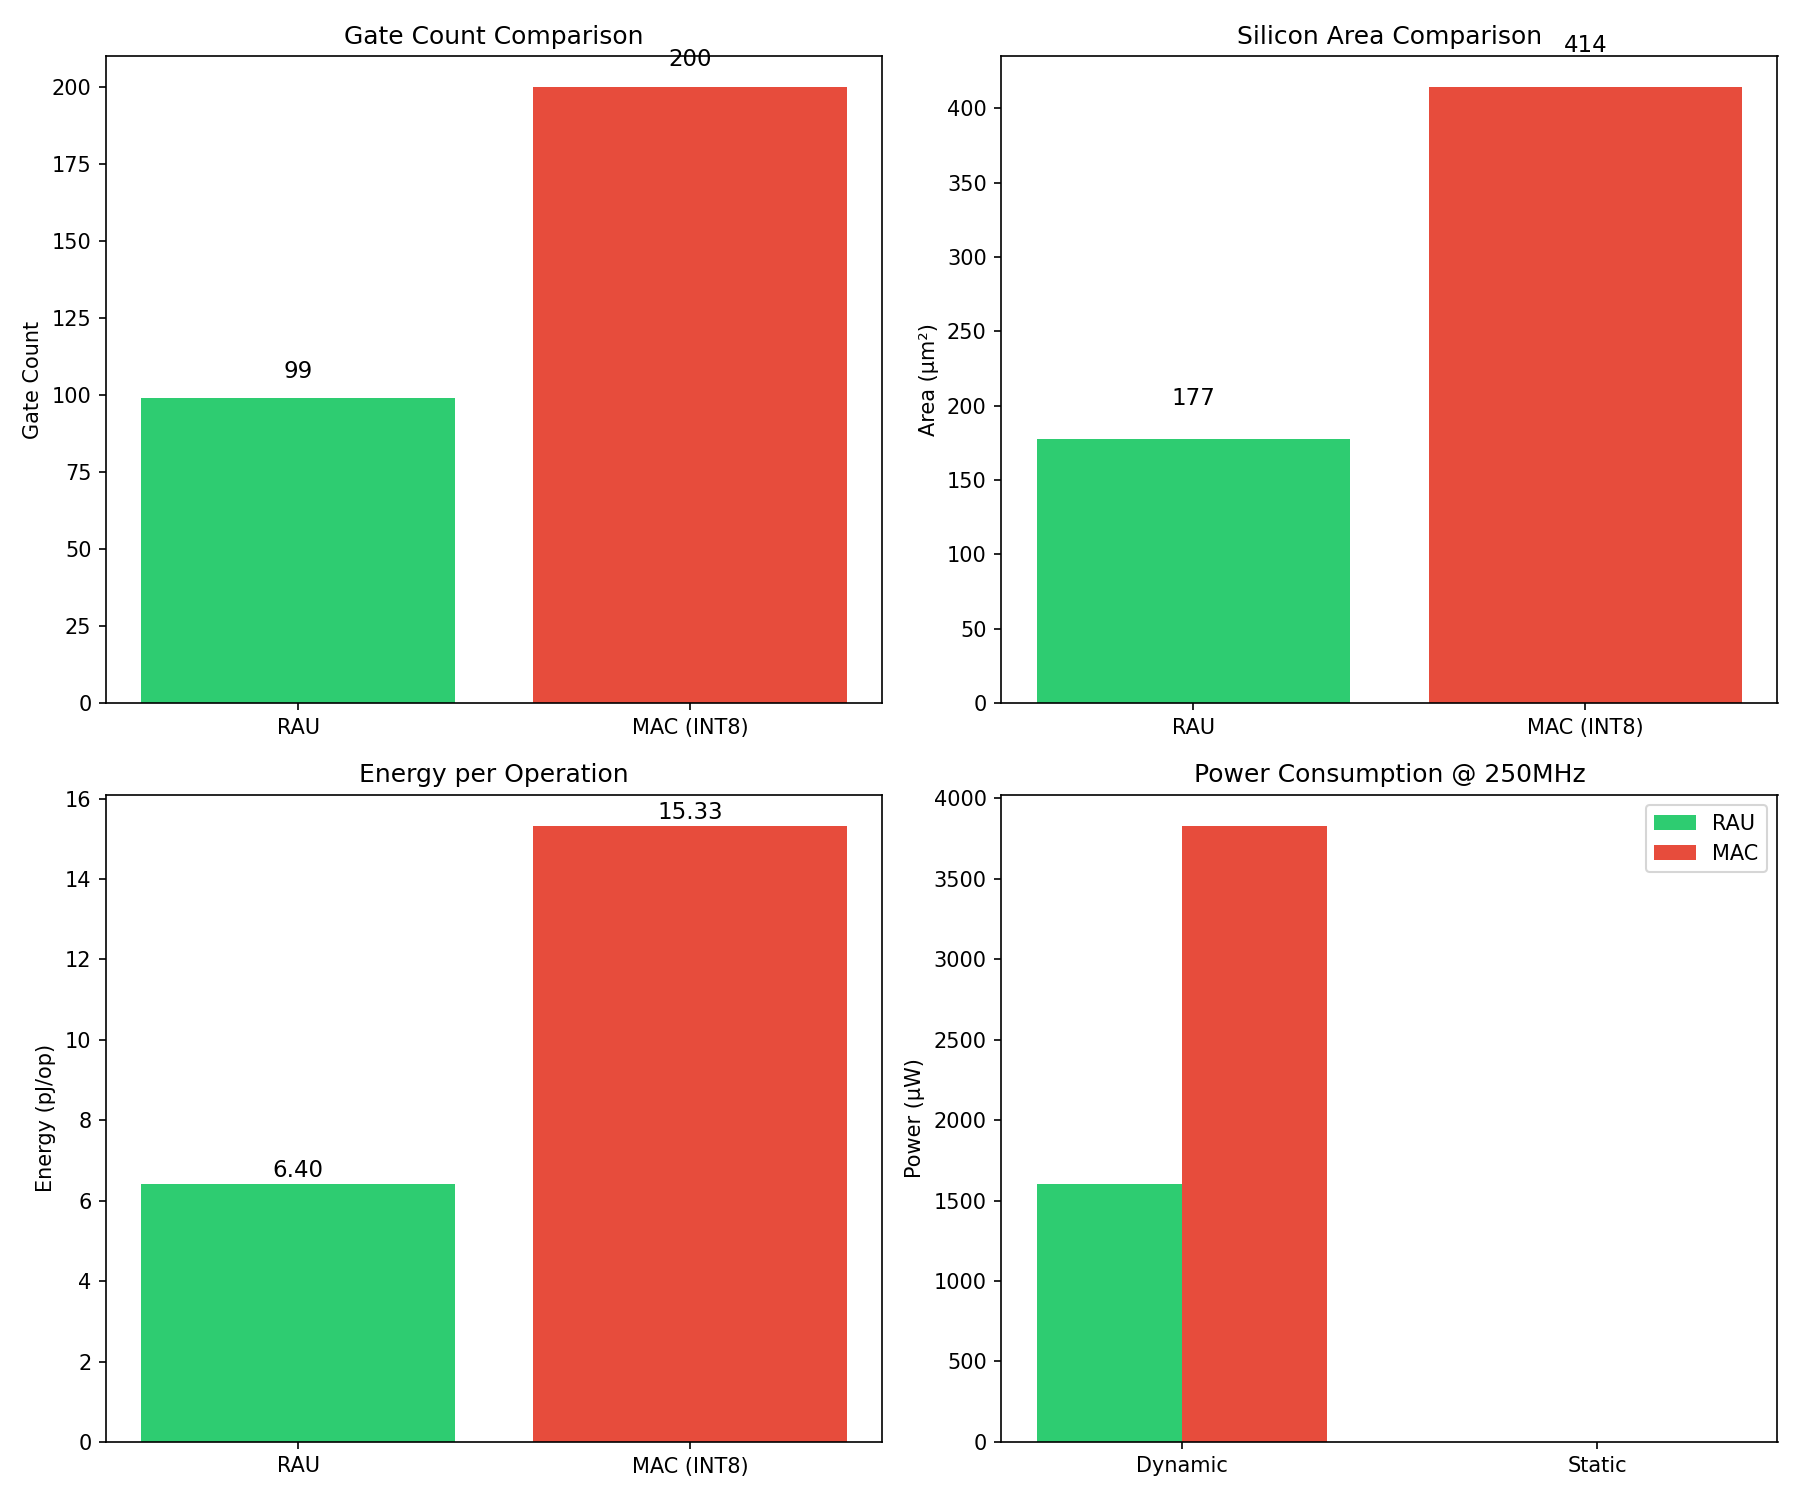

This chart was generated by the following Python code:
#!/usr/bin/env python3
"""
TernaryAir Simulation Framework
Iteration 1: RAU Gate-Level Physics Simulation

Simulates the Rotation-Accumulate Unit at the transistor/gate level:
- Power consumption (dynamic + static)
- Timing analysis (critical path)
- Area estimation at 28nm
- Energy per operation comparison vs traditional MAC

Author: Casey DiGennaro
"""

import numpy as np
import json
from dataclasses import dataclass
from typing import List, Tuple
import matplotlib.pyplot as plt

@dataclass
class GateModel:
    """28nm gate model parameters"""
    name: str
    input_capacitance_ff: float  # femtofarads
    delay_ps: float              # picoseconds
    dynamic_power_uW_per_MHz: float
    leakage_power_nW: float
    area_um2: float

# 28nm Gate Library (based on typical foundry data)
GATE_LIBRARY = {
    'INV_X1': GateModel('INV_X1', 0.5, 8, 0.05, 2, 0.4),
    'INV_X2': GateModel('INV_X2', 1.0, 6, 0.08, 3, 0.6),
    'NAND2_X1': GateModel('NAND2_X1', 0.6, 12, 0.06, 3, 0.5),
    'NOR2_X1': GateModel('NOR2_X1', 0.6, 14, 0.06, 4, 0.5),
    'MUX2_X1': GateModel('MUX2_X1', 1.0, 18, 0.08, 5, 0.8),
    'XOR2_X1': GateModel('XOR2_X1', 1.2, 22, 0.10, 6, 1.0),
    'DFF_X1': GateModel('DFF_X1', 1.5, 15, 0.12, 15, 2.5),
    'FULL_ADDER': GateModel('FULL_ADDER', 2.5, 35, 0.25, 20, 3.5),
}

class RAUSimulator:
    """
    Rotation-Accumulate Unit Physics Simulator
    
    RAU implements ternary multiplication:
      w=+1: result = x (identity)
      w=0:  result = 0 (zero)
      w=-1: result = -x (negation)
    
    Implementation:
      - 2:1 MUX for routing
      - XOR for conditional negation
      - Full adder chain for accumulation
    """
    
    def __init__(self, activation_width: int = 8, accumulator_width: int = 24):
        self.act_width = activation_width
        self.acc_width = accumulator_width
        self.gates = []
        self._build_gate_netlist()
    
    def _build_gate_netlist(self):
        """Build the gate-level netlist for RAU"""
        self.gates = []
        
        # Input buffer (1 INV per bit)
        for i in range(self.act_width):
            self.gates.append(('INV_X1', f'act_buf_{i}'))
        
        # Weight decoder (2 INV + 1 NAND for each ternary state)
        self.gates.append(('INV_X1', 'weight_dec_inv1'))
        self.gates.append(('INV_X1', 'weight_dec_inv2'))
        self.gates.append(('NAND2_X1', 'weight_dec_nand'))
        
        # Rotation logic per bit (1 MUX2 + 1 XOR2)
        for i in range(self.act_width):
            # MUX2: select between 0, x, -x based on weight
            self.gates.append(('MUX2_X1', f'rot_mux_{i}'))
            # XOR2: conditional negation
            self.gates.append(('XOR2_X1', f'rot_xor_{i}'))
        
        # Accumulator (full adder chain)
        for i in range(self.acc_width):
            self.gates.append(('FULL_ADDER', f'acc_fa_{i}'))
            self.gates.append(('DFF_X1', f'acc_dff_{i}'))
        
        # Output buffer
        for i in range(self.acc_width):
            self.gates.append(('INV_X2', f'out_buf_{i}'))
    
    def calculate_total_area(self) -> float:
        """Calculate total area in um²"""
        total_area = 0
        for gate_type, _ in self.gates:
            total_area += GATE_LIBRARY[gate_type].area_um2
        return total_area
    
    def calculate_critical_path_delay(self) -> float:
        """Calculate critical path delay in ps"""
        # Critical path: input → rotation → accumulation MSB → output
        path_gates = [
            'INV_X1',      # Input buffer
            'MUX2_X1',     # Rotation select
            'XOR2_X1',     # Conditional negate
            'FULL_ADDER',  # MSB adder
            'INV_X2'       # Output buffer
        ]
        
        # Account for adder chain ripple
        adder_chain_delay = GATE_LIBRARY['FULL_ADDER'].delay_ps * min(self.acc_width, 8)
        
        total_delay = sum(GATE_LIBRARY[g].delay_ps for g in path_gates[:3])
        total_delay += adder_chain_delay
        total_delay += GATE_LIBRARY['INV_X2'].delay_ps
        
        return total_delay
    
    def calculate_dynamic_power(self, frequency_mhz: float, activity_factor: float = 0.5) -> float:
        """Calculate dynamic power in uW"""
        total_power = 0
        for gate_type, _ in self.gates:
            gate = GATE_LIBRARY[gate_type]
            total_power += gate.dynamic_power_uW_per_MHz * frequency_mhz * activity_factor
        return total_power
    
    def calculate_static_power(self) -> float:
        """Calculate static/leakage power in nW"""
        total_power = 0
        for gate_type, _ in self.gates:
            total_power += GATE_LIBRARY[gate_type].leakage_power_nW
        return total_power
    
    def calculate_energy_per_op(self, frequency_mhz: float = 250) -> float:
        """Calculate energy per operation in pJ"""
        dynamic_power_uw = self.calculate_dynamic_power(frequency_mhz)
        static_power_nw = self.calculate_static_power()
        total_power_uw = dynamic_power_uw + static_power_nw / 1000
        
        # Energy = Power × Time
        op_time_ns = 1000 / frequency_mhz  # 1 operation per cycle
        energy_pj = total_power_uw * op_time_ns / 1000
        
        return energy_pj
    
    def get_gate_count(self) -> int:
        return len(self.gates)


class MACSimulator:
    """
    Traditional Multiply-Accumulate Unit for comparison
    Implements INT8 multiplication
    """
    
    def __init__(self, activation_width: int = 8, weight_width: int = 8, accumulator_width: int = 24):
        self.act_width = activation_width
        self.weight_width = weight_width
        self.acc_width = accumulator_width
        self.gates = []
        self._build_gate_netlist()
    
    def _build_gate_netlist(self):
        """Build gate-level netlist for MAC"""
        self.gates = []
        
        # Multiplier (array multiplier): ~8×8 = 64 partial products
        # Each partial product: 1 AND gate
        for i in range(self.act_width * self.weight_width):
            self.gates.append(('NAND2_X1', f'pp_{i}'))
        
        # Full adders for partial product reduction
        # Wallace tree: ~act_width × weight_width full adders
        for i in range(self.act_width * self.weight_width):
            self.gates.append(('FULL_ADDER', f'mult_fa_{i}'))
        
        # Accumulator adder
        for i in range(self.acc_width):
            self.gates.append(('FULL_ADDER', f'acc_fa_{i}'))
            self.gates.append(('DFF_X1', f'acc_dff_{i}'))
        
        # Output buffer
        for i in range(self.acc_width):
            self.gates.append(('INV_X2', f'out_buf_{i}'))
    
    def calculate_total_area(self) -> float:
        total_area = 0
        for gate_type, _ in self.gates:
            total_area += GATE_LIBRARY[gate_type].area_um2
        return total_area
    
    def calculate_critical_path_delay(self) -> float:
        # Multiplier + accumulator chain
        mult_delay = GATE_LIBRARY['FULL_ADDER'].delay_ps * max(self.act_width, self.weight_width) * 2
        acc_delay = GATE_LIBRARY['FULL_ADDER'].delay_ps * 8
        return mult_delay + acc_delay + 50  # 50ps buffer
    
    def calculate_dynamic_power(self, frequency_mhz: float, activity_factor: float = 0.5) -> float:
        total_power = 0
        for gate_type, _ in self.gates:
            gate = GATE_LIBRARY[gate_type]
            total_power += gate.dynamic_power_uW_per_MHz * frequency_mhz * activity_factor
        return total_power
    
    def calculate_static_power(self) -> float:
        total_power = 0
        for gate_type, _ in self.gates:
            total_power += GATE_LIBRARY[gate_type].leakage_power_nW
        return total_power
    
    def calculate_energy_per_op(self, frequency_mhz: float = 250) -> float:
        dynamic_power_uw = self.calculate_dynamic_power(frequency_mhz)
        static_power_nw = self.calculate_static_power()
        total_power_uw = dynamic_power_uw + static_power_nw / 1000
        op_time_ns = 1000 / frequency_mhz
        return total_power_uw * op_time_ns / 1000
    
    def get_gate_count(self) -> int:
        return len(self.gates)


def run_iteration_1():
    """Run RAU vs MAC comparison simulation"""
    
    print("=" * 70)
    print("TERNARYAIR SIMULATION FRAMEWORK")
    print("Iteration 1: RAU Gate-Level Physics Simulation")
    print("=" * 70)
    
    # Initialize simulators
    rau = RAUSimulator(activation_width=8, accumulator_width=24)
    mac = MACSimulator(activation_width=8, weight_width=8, accumulator_width=24)
    
    # Collect results
    results = {
        'rau': {
            'gate_count': rau.get_gate_count(),
            'area_um2': rau.calculate_total_area(),
            'critical_path_ps': rau.calculate_critical_path_delay(),
            'dynamic_power_250mhz_uW': rau.calculate_dynamic_power(250),
            'static_power_nW': rau.calculate_static_power(),
            'energy_per_op_pJ': rau.calculate_energy_per_op(250),
        },
        'mac': {
            'gate_count': mac.get_gate_count(),
            'area_um2': mac.calculate_total_area(),
            'critical_path_ps': mac.calculate_critical_path_delay(),
            'dynamic_power_250mhz_uW': mac.calculate_dynamic_power(250),
            'static_power_nW': mac.calculate_static_power(),
            'energy_per_op_pJ': mac.calculate_energy_per_op(250),
        }
    }
    
    # Calculate improvements
    improvements = {
        'gate_reduction': (1 - results['rau']['gate_count'] / results['mac']['gate_count']) * 100,
        'area_reduction': (1 - results['rau']['area_um2'] / results['mac']['area_um2']) * 100,
        'power_reduction': (1 - results['rau']['dynamic_power_250mhz_uW'] / results['mac']['dynamic_power_250mhz_uW']) * 100,
        'energy_reduction': (1 - results['rau']['energy_per_op_pJ'] / results['mac']['energy_per_op_pJ']) * 100,
        'max_freq_rau_mhz': 1000000 / results['rau']['critical_path_ps'],
        'max_freq_mac_mhz': 1000000 / results['mac']['critical_path_ps'],
    }
    
    results['improvements'] = improvements
    
    # Print results
    print("\n📊 RAU vs Traditional MAC Comparison")
    print("-" * 50)
    print(f"{'Metric':<30} {'RAU':>12} {'MAC':>12}")
    print("-" * 50)
    print(f"{'Gate Count':<30} {results['rau']['gate_count']:>12} {results['mac']['gate_count']:>12}")
    print(f"{'Area (μm²)':<30} {results['rau']['area_um2']:>12.1f} {results['mac']['area_um2']:>12.1f}")
    print(f"{'Critical Path (ps)':<30} {results['rau']['critical_path_ps']:>12.1f} {results['mac']['critical_path_ps']:>12.1f}")
    print(f"{'Dynamic Power @250MHz (μW)':<30} {results['rau']['dynamic_power_250mhz_uW']:>12.2f} {results['mac']['dynamic_power_250mhz_uW']:>12.2f}")
    print(f"{'Static Power (nW)':<30} {results['rau']['static_power_nW']:>12.1f} {results['mac']['static_power_nW']:>12.1f}")
    print(f"{'Energy per Op (pJ)':<30} {results['rau']['energy_per_op_pJ']:>12.3f} {results['mac']['energy_per_op_pJ']:>12.3f}")
    
    print("\n📈 RAU Improvements")
    print("-" * 50)
    print(f"Gate Reduction: {improvements['gate_reduction']:.1f}%")
    print(f"Area Reduction: {improvements['area_reduction']:.1f}%")
    print(f"Power Reduction: {improvements['power_reduction']:.1f}%")
    print(f"Energy Reduction: {improvements['energy_reduction']:.1f}%")
    print(f"Max Frequency RAU: {improvements['max_freq_rau_mhz']:.0f} MHz")
    print(f"Max Frequency MAC: {improvements['max_freq_mac_mhz']:.0f} MHz")
    
    # Generate visualization
    fig, axes = plt.subplots(2, 2, figsize=(12, 10))
    
    # Gate count comparison
    ax1 = axes[0, 0]
    bars = ax1.bar(['RAU', 'MAC (INT8)'], [results['rau']['gate_count'], results['mac']['gate_count']], 
                   color=['#2ECC71', '#E74C3C'])
    ax1.set_ylabel('Gate Count')
    ax1.set_title('Gate Count Comparison')
    for bar, val in zip(bars, [results['rau']['gate_count'], results['mac']['gate_count']]):
        ax1.text(bar.get_x() + bar.get_width()/2, bar.get_height() + 5, f'{val}', 
                ha='center', va='bottom', fontsize=11)
    
    # Area comparison
    ax2 = axes[0, 1]
    bars = ax2.bar(['RAU', 'MAC (INT8)'], [results['rau']['area_um2'], results['mac']['area_um2']], 
                   color=['#2ECC71', '#E74C3C'])
    ax2.set_ylabel('Area (μm²)')
    ax2.set_title('Silicon Area Comparison')
    for bar, val in zip(bars, [results['rau']['area_um2'], results['mac']['area_um2']]):
        ax2.text(bar.get_x() + bar.get_width()/2, bar.get_height() + 20, f'{val:.0f}', 
                ha='center', va='bottom', fontsize=11)
    
    # Energy per operation
    ax3 = axes[1, 0]
    bars = ax3.bar(['RAU', 'MAC (INT8)'], [results['rau']['energy_per_op_pJ'], results['mac']['energy_per_op_pJ']], 
                   color=['#2ECC71', '#E74C3C'])
    ax3.set_ylabel('Energy (pJ/op)')
    ax3.set_title('Energy per Operation')
    for bar, val in zip(bars, [results['rau']['energy_per_op_pJ'], results['mac']['energy_per_op_pJ']]):
        ax3.text(bar.get_x() + bar.get_width()/2, bar.get_height() + 0.05, f'{val:.2f}', 
                ha='center', va='bottom', fontsize=11)
    
    # Power breakdown
    ax4 = axes[1, 1]
    x = np.arange(2)
    width = 0.35
    ax4.bar(x - width/2, [results['rau']['dynamic_power_250mhz_uW'], results['rau']['static_power_nW']/1000], 
            width, label='RAU', color='#2ECC71')
    ax4.bar(x + width/2, [results['mac']['dynamic_power_250mhz_uW'], results['mac']['static_power_nW']/1000], 
            width, label='MAC', color='#E74C3C')
    ax4.set_ylabel('Power (μW)')
    ax4.set_title('Power Consumption @ 250MHz')
    ax4.set_xticks(x)
    ax4.set_xticklabels(['Dynamic', 'Static'])
    ax4.legend()
    
    plt.tight_layout()
    plt.savefig('/home/z/my-project/download/sim1_rau_physics.png', dpi=150)
    print("\n✅ Saved: /home/z/my-project/download/sim1_rau_physics.png")
    
    # Save JSON results
    with open('/home/z/my-project/download/sim1_rau_physics.json', 'w') as f:
        json.dump(results, f, indent=2)
    print("✅ Saved: /home/z/my-project/download/sim1_rau_physics.json")
    
    return results


if __name__ == "__main__":
    run_iteration_1()
